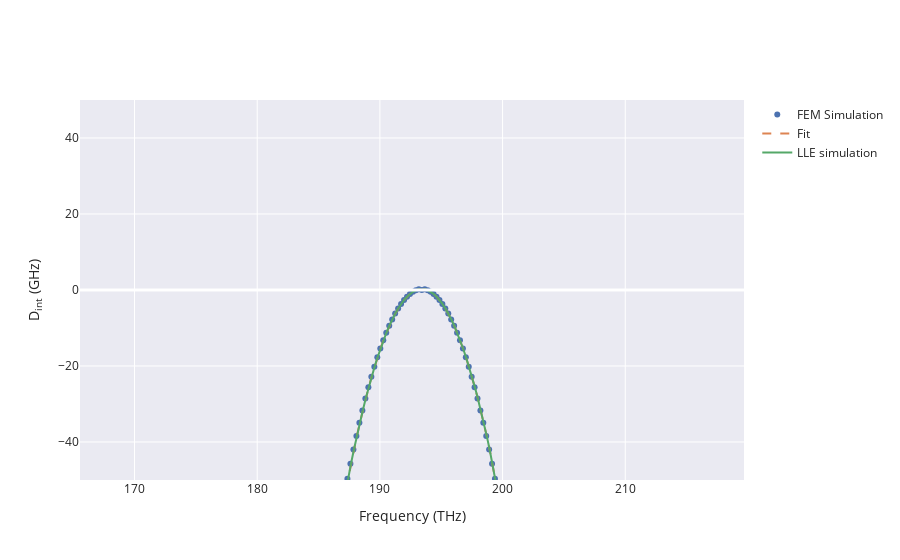

Notebook code for this chart:
### Code cell
fig = solverp2.Analyze(plot=True)
fig.update_yaxes(range = [-50, 50], title = 'D<sub>int</sub> (GHz)')
fig.show()
